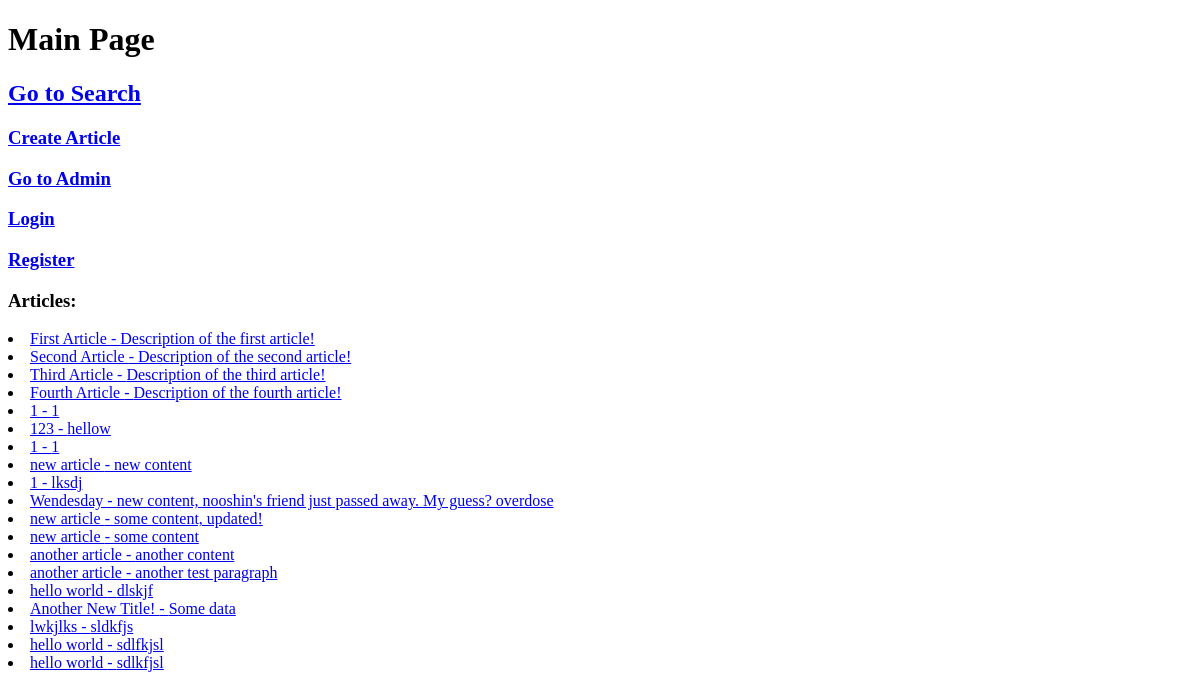
The app's page /, older data.
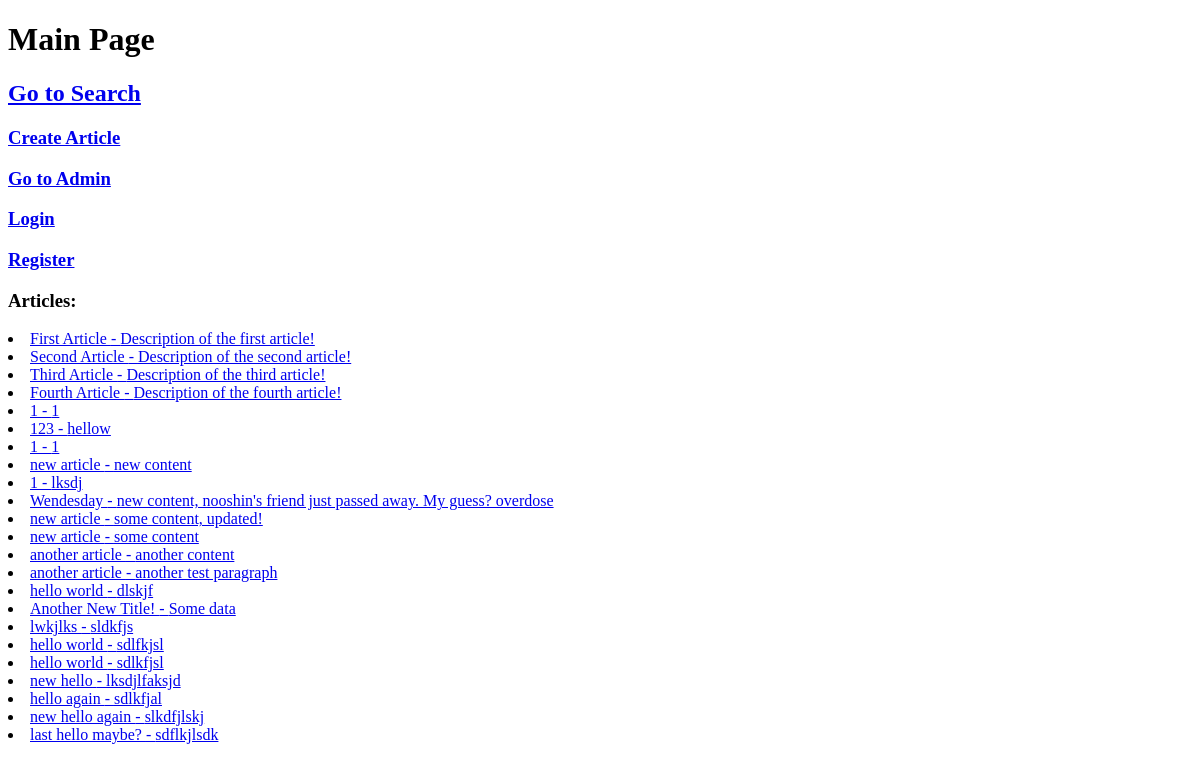
The same page, newer data.
### articles/models.py (models this page shows, shortened)
class Article(models.Model):
    user = models.ForeignKey(User, blank=True, null=True, on_delete=models.SET_NULL)
    title = models.CharField(max_length = 100)
    slug = models.SlugField(unique=True,blank=True, null=True)
    content = models.TextField()
    timestamp = models.DateTimeField(auto_now_add=True)
    updated = models.DateTimeField(auto_now=True)
    publish = models.DateField(auto_now=False, auto_now_add=False, default = timezone.now) # DateField just has the calender, no time
    '''why is it showing in the /admin/<article_id> ?'''
    ''' how to delete a field? or how to reset a mistaken field?'''
    '''for changing a field, simply remove it (by commenting) and re add the altered one'''
    objects = ArticleManager()
    def get_absolute_url(self):
        return reverse('article-detail', kwargs={'slug':self.slug})

### TryDjango/views.py (the view)
# urls.py: path('', HomeView), #index / home/ root
def HomeView(request):
    name = 'Homayoon'
    main_title = 'Main Page'
    main_content = 'Articles:'
    object_list = Article.objects.all() # This is called a QuerySet not a List
    context = {
        'title' : main_title,
        'content' : main_content,
        'object_list' : object_list
    }
    html_string = render_to_string('HomeView.html', context=context)
    return HttpResponse(html_string)

### articles/models.py (called while the page is built)
    def get_queryset(self):
        return ArticleQuerySet(self.model, using=self._db)

### Templates/HomeView.html
{% extends 'Base.html' %}
{% block title %}
<h1>{{title}}</h1>
<h2><a href='articles/'>Go to Search</a></h2>
<h3><a href='{% url "article-create" %}'>Create Article</a></h3>
<h3><a href='admin/'>Go to Admin</a></h3>
<h3><a href='login/'>Login</a></h3>
<h3><a href='register/'>Register</a></h3>
{% endblock title %}
{% block content %}
<h3>{{content}}</h3>
<p>{% for x in object_list %}
    {% if x.title != '' %}
<li><a href='{{ x.get_absolute_url }}'>{{x.title}} - {{x.content}}</a></li>
{% endif %}
{% endfor %}
</p>
{% endblock content %}

### Templates/Base.html
<!DOCTYPE html>
<html>
    <head>
        {% block title %}
        {% endblock title %}
    </head>
    <body>
        {% block content %}
        {% endblock content %}
    </body>
</html>

Row changes from the older to the newer data that the page shows:
added Article: title "new hello", content "lksdjlfaksjd"
added Article: title "hello again", content "sdlkfjal"
added Article: title "new hello again", content "slkdfjlskj"
added Article: title "last hello maybe?", content "sdflkjlsdk"
